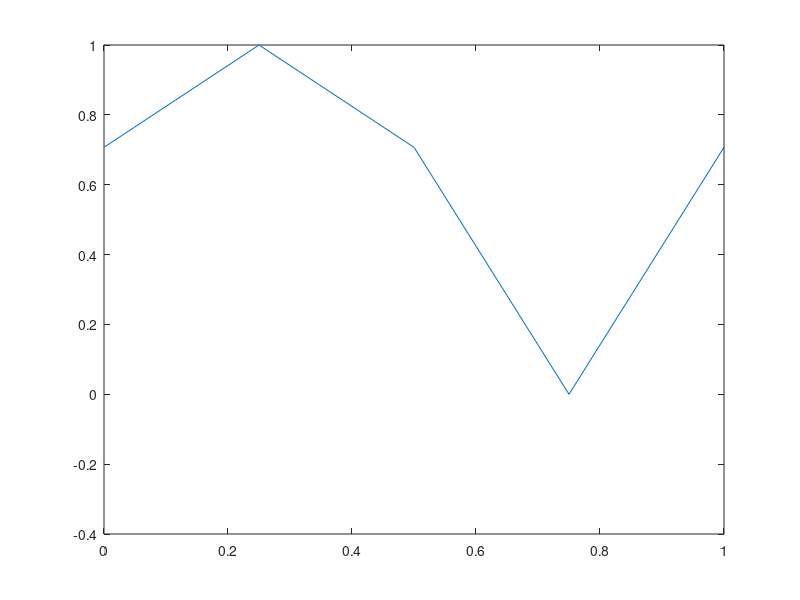

MATLAB code for this plot:

%%%%%%%%%%%%%%%%%%%%%%%%%%%%%%%%%%%%%%%%%%%%%%%%%%%%%%%%%%%%%%%%%%%%%%%%%%
% Description: This script implements the Lax Friedrich method to 
% numerically solve the scalar advection equation u_t + au_x = 0. 
% It stores all the parameters that define the desired 
% method.  Stable provided mu=abs(ak/h)<=1 
% Lax Friedrichs scheme
% u_new(j) = (u_old(j-1)+u_old(j+1))/2 - (mu/2)*(u_old(j+1)-u_old(j-1))

% parameters:
%   t0:intitial time
%   tf:final time
%   L:number of spatial grid points 
%   N: number of time grid points
%   f: function that gives inital data
%%%%%%%%%%%%%%%%%%%%%%%%%%%%%%%%%%%%%%%%%%%%%%%%%%%%%%%%%%%%%%%%%%%%%%%%%

%initialize parameters
t0=0;
tf=1;
L=4;
N=4;


%define space mesh
dx = 1/L;
x = 0:dx:1;
x = x';

%set inital funciton  
f = sin(pi * x);

% define time mesh
dt = (tf-t0)/N;
t = t0:dt:tf;

%wave speed
a = 1;

%CFL number
mu = a*dt/dx;

%preallocate u, set initial u value to f
u = zeros(N+1,L+1);
u(1,:) = f;


%loop through time
for n=1:N
    %loop through space
    for j=2:L
        
        u(n + 1 , j) = (u(n , j - 1) + u(n , j + 1)) / 2 ...
            - (mu / 2) * (u(n , j + 1) - u(n , j - 1));
        
     end
    
    
    %Set values at boundaries using periodic BC's
    j=1; 
    
    % u(0) == u(N)
    u(n+1,j)=(u(n,j+1)+u(n,L))/2-(mu/2)*(u(n,j+1)-u(n,L));

    
    j = L+1;
    
    % u(N+2) == u(2)
    u(n+1,j)=(u(n,2)+u(n,j-1))/2-(mu/2)*(u(n,2)-u(n,j-1));
  
end


clf
%figure(glf)
% hold on
for i=1:L
   
    plot(x,u(:,i))
	axis([0 1 -.4 1])
    pause(.05)
    drawnow
end
hold off